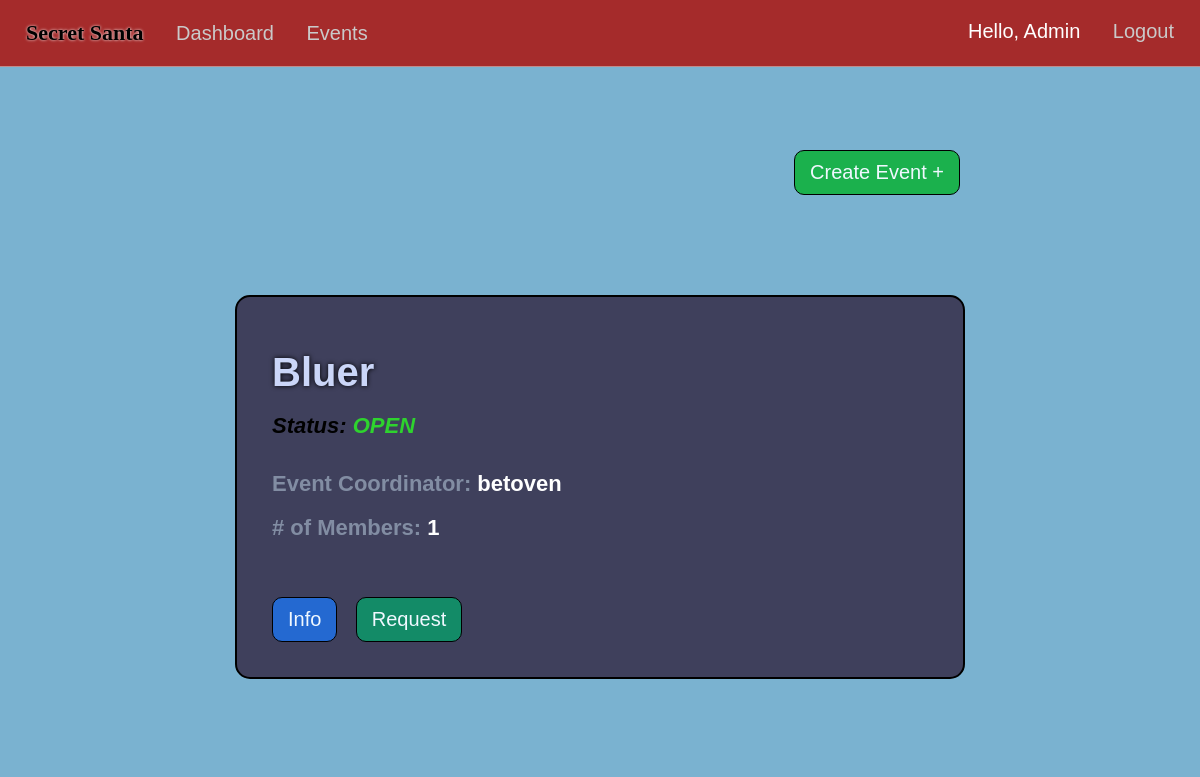
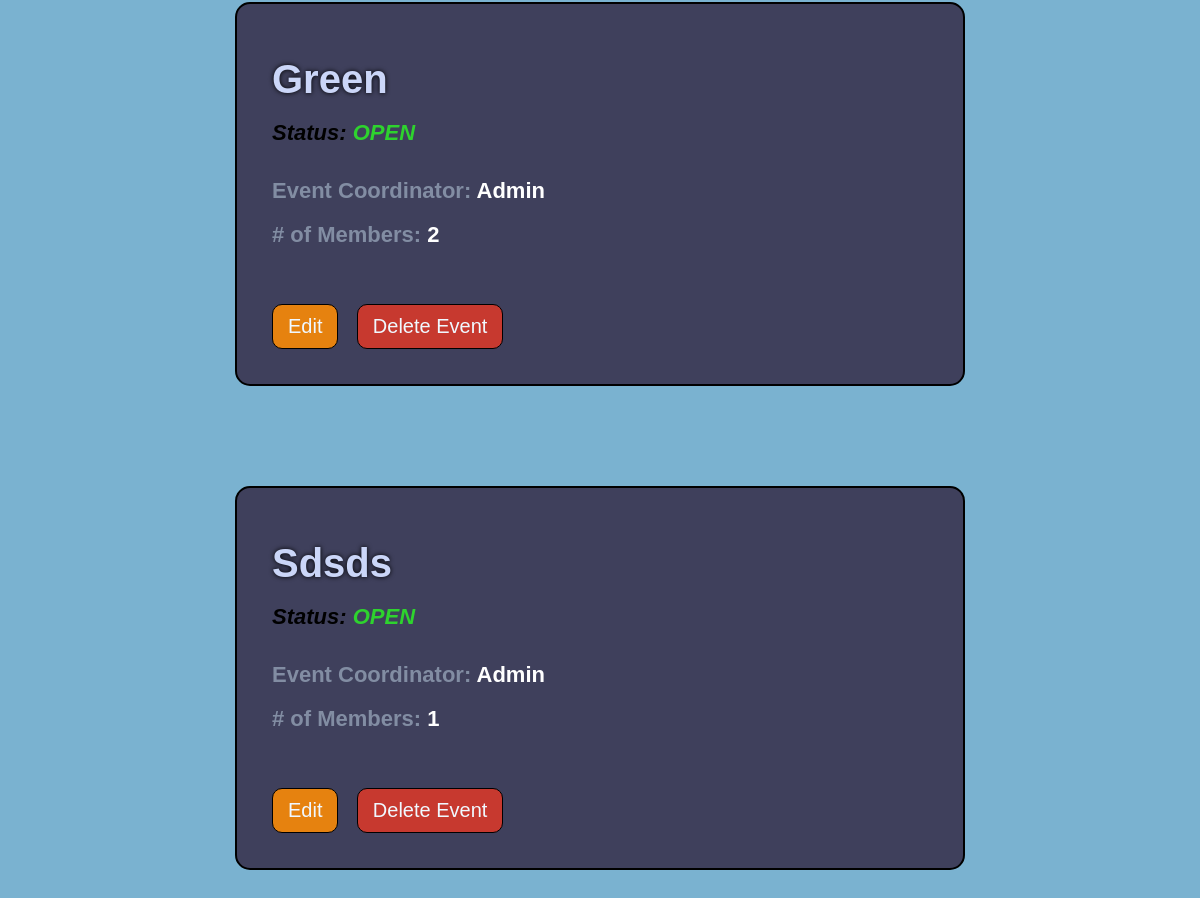
Before: /events (signed in) with the older database file (2 pictures, top to bottom).
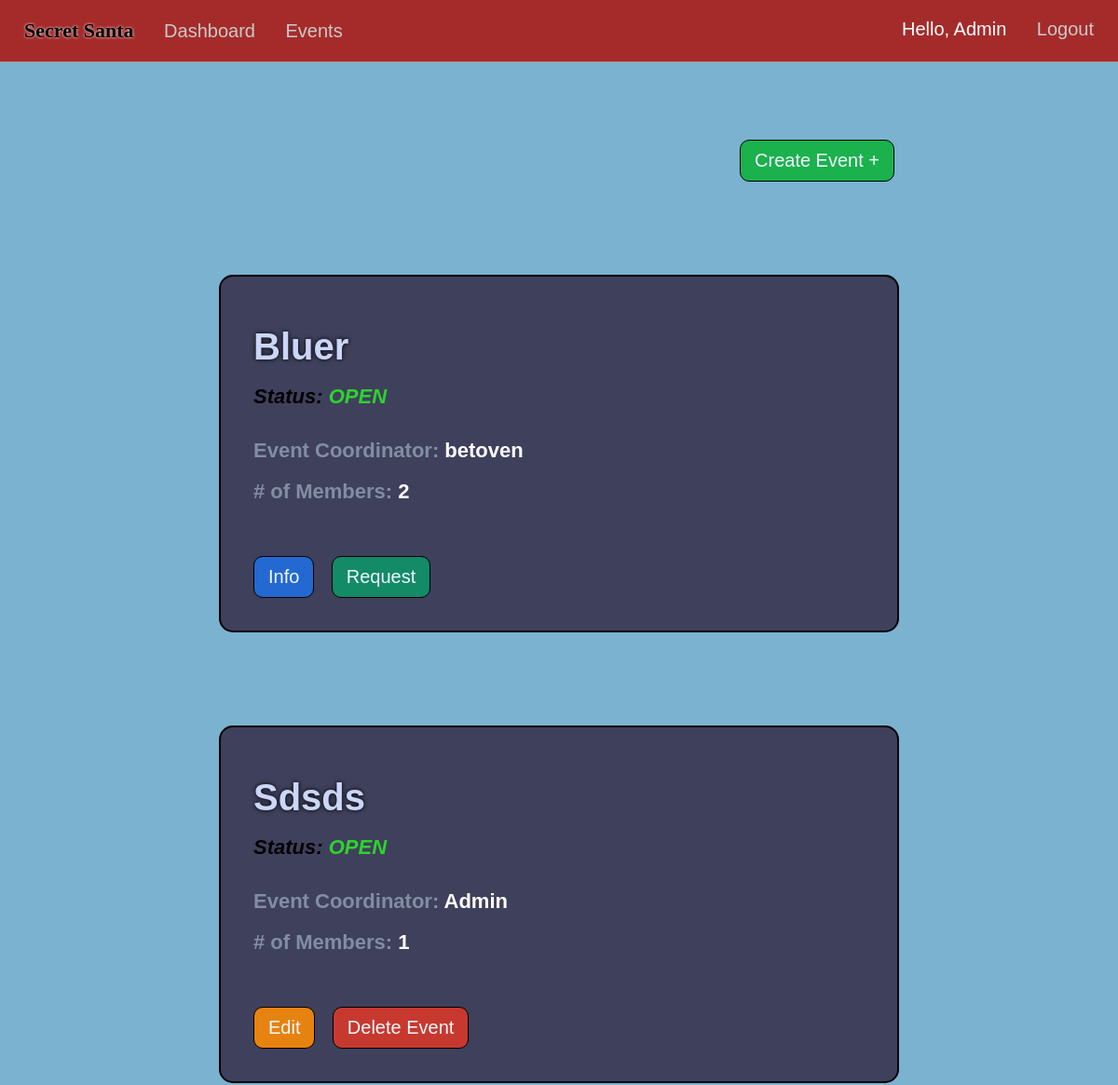
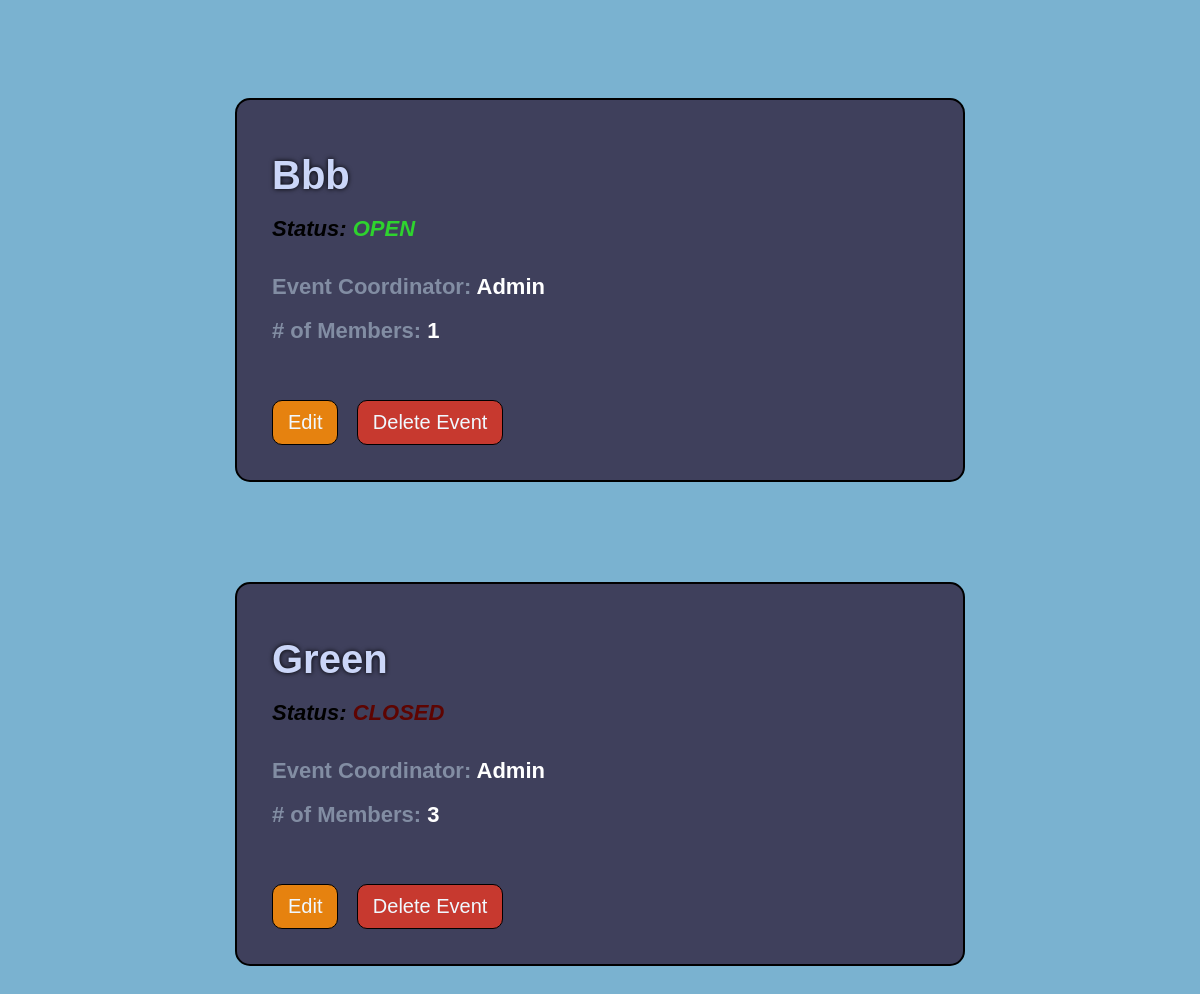
After: the same page with the newer database file (2 pictures, top to bottom).
### market/models.py (models this page shows, shortened)
class User(db.Model, UserMixin):
    id = db.Column(db.Integer(), primary_key=True)
    username = db.Column(db.String(length=30), nullable=False, unique=True)
    first_name = db.Column(db.String(length=50), nullable=False)
    last_name = db.Column(db.String(length=50), nullable=False)
    email_address = db.Column(db.String(length=50), nullable=False, unique=True)
    password_hash = db.Column(db.String(length=60), nullable=False)
    events = db.relationship('Event', backref='coordinator', lazy=True)
    events_attending = db.relationship('EventMembers', backref='attendees', lazy=True)
    @property
    def password(self):
        return self.password_hash

class Event(db.Model):
    event_id = db.Column(db.Integer(), primary_key=True)
    coordinator_id = db.Column(db.Integer(), db.ForeignKey('user.id'), nullable=False)
    event_name = db.Column(db.String(length=75), nullable=False, unique=True)
    event_date = db.Column(db.Date())
    event_status = db.Column(db.String(length=20))
    members = db.relationship('EventMembers', backref='attended_events', lazy=True)
    fields = db.relationship('EventFields', backref='event_for_field', lazy=True)
    filled_fields = db.relationship('UserEventFields', backref='FieldEvent', lazy=True)

### market/routes.py (the view)
@app.route("/events")
@login_required
def events_page():
    events=Event.query.order_by(Event.event_status.desc()).all()
    return render_template('events.html', events=events)

### market/models.py (called while the page is built)
@login_manager.user_loader
def load_user(user_id):
    return User.query.get(int(user_id))

### market/templates/events.html (shortened to what this page needs)
{% extends 'base.html' %}
  {% block style %}
  <link rel= "stylesheet" type= "text/css" href= "{{ url_for('static',filename='styles/events.css') }}">
  {% endblock %}
  {% block content %}
    {% if events %}
    <center>
    <div class="create-btn-div-true">
    <a href="{{url_for('create_event')}}"><button class="create-btn-yes">Create Event +</button></a>
    </div>
      <div class="create-div">
      {% for event in events %}
      <div class="event">
        <div class="titles-div">
          <h1 class="e-title"><span class="event-info-title">{{event.event_name|title}}</span></h1>
          <h1 class="e-title e-status"><i>Status:
            {% if event.event_status|title=='Open' %}
              <span class="event-status-info-open">{{event.event_status|upper}}</i></span></h1><br>
              {% elif event.event_status|title=='Closed' %}
            <span class="event-status-info-closed">{{event.event_status|upper}}</i></span></h1><br>
            {% endif %}
          <h1 class="e-title">Event Coordinator: <span class="event-info">{{event.coordinator.username}}</span></h1>
          <h1 class="e-title"># of Members: <span class="event-info">
            {% set count = [] %}
            {% for person in event.members%}
              {% if person.status == 'member'%}
                {% set _ = count.append(person) %}
              {% endif %}
            {% endfor %}
            {{count|length}}
          </span></h1>
        </div>
        <br><br><br><br>
        <div class="buttons">
          {% if current_user.is_authenticated and current_user.id == event.coordinator.id %}
            <a href="{{ url_for('event_info', event_id=event.event_id) }}"><button class="edit-btn">Edit</button></a>
            <a href="{{ url_for('delete_event', event_id=event.event_id) }}"><button class="delete-btn">Delete Event</button></a>
            {% else %}
              <a href="{{ url_for('event_info', event_id=event.event_id) }}"><button class="info-btn">Info</button></a>
              {% if event.event_status=='open' and current_user.is_authenticated %}
              <a href="{{ url_for('request_event', event_id=event.event_id, member_id=current_user.id) }}"><button class="request-btn">Request</button></a>
              {% endif %}
            {% endif %}
        </div>
      </div>
      {% endfor %}
    </div></center>
    {% else %}
    <center>
    <div class="no-event-div">
    <p>Be the First To Create An Event!</p>
    <a href="{{url_for('create_event')}}"><button class="create-btn">Create Event +</button></a>
    </div></center>
    {% endif %}
  {% endblock %}

### market/templates/base.html (shortened to what this page needs)
<!DOCTYPE html>
<html lang="en">
<head>
  <link rel= "stylesheet" type= "text/css" href= "{{ url_for('static',filename='styles/main.css') }}">
  {% block style %}
  {% endblock %}
</head>
<body>
  <nav>
    <ul class="top-left-nav">
      <a href="{{ url_for('home_page') }}" ><li class="li-title">
        Secret Santa
      </li></a>
    {% if current_user.is_authenticated %}
      <li>
        <a href="{{ url_for('dashboard_page') }}" class="nav-item">Dashboard</a>
      </li>
      <li>
        <a href="{{ url_for('events_page') }}" class="nav-item">Events</a>
      </li>
    {% endif %}
    </ul>
    {% if current_user.is_authenticated %}
    <ul class="top-right-nav">
      <li>
        <p class="nav-name">Hello, {{ current_user.first_name.title() }} </p>
      </li>
      <li>
        <a class="nav-item" href="{{ url_for('logout_page') }}">Logout</a>
      </li>
    </ul>
    {% endif %}
  </nav>
  {% block content %}
  {% endblock %}
</body>
</html>

### market/static/styles/main.css (style rules this page uses)
* { margin: 0px; box-sizing: border-box; }
body { margin-top: 66px; font-family: Arial, Helvetica, sans-serif; background-color: rgb(122, 178, 208); color: white; padding: 0px 10px; padding-bottom: 80px; }
nav { display: flex; justify-content: space-between; background-color: rgb(165, 43, 43); padding: 20px 20px; position: fixed; right: 0px; left: 0px; top:0px; z-index: 1000; color: black; font-family:'Gill Sans', 'Gill Sans MT', Calibri, 'Trebuchet MS', sans-serif; font-size: 20px; border-bottom: 1px solid rgba(209, 208, 208, 0.589); }
.li-title { font-weight: bolder; font-size: 22px; font-family: 'Grinched'; text-shadow: 0px 0px 3px white; }
.top-left-nav { list-style: none; padding: 0px; display: inline-block; }
.top-left-nav li,.top-right-nav li { display: inline-block; margin-right: 6px; margin-left: 6px; }
.top-right-nav { list-style: none; padding: 0px; display: inline-block; }
.nav-item { text-decoration: none; color: rgb(202, 201, 201); margin-left: 15px; }
.nav-name { text-decoration: none; color: rgb(255, 255, 255); }
a { text-decoration: none; color: Black; }

### market/static/styles/events.css (style rules this page uses)
body { margin-top: 80px; padding: 0px 10px; padding-bottom:60px ; }
.event { background-color: rgb(63, 64, 92); min-height: 350px; max-width: 750px; margin-top: 100px; border-radius: 15px; text-align: left; padding:35px; font-size: 12px; display: flex; flex-direction:column; justify-content:space-between; margin-left: 10px; margin-right: 10px; border: 2px solid black; }
.event-info-title { font-size: 40px; color: rgb(203, 214, 248); text-shadow: 0px 0px 5px black; }
.e-title { margin-top: 18px; font-size: 22px; color: rgb(130, 141, 163); font-family: 'Gill Sans', 'Gill Sans MT', Calibri, 'Trebuchet MS', sans-serif; }
.e-status { color:rgb(0, 0, 0); }
.event-status-info-open { color:rgb(46, 211, 46); font-weight: bold; }
.event-status-info-closed { color:rgb(94, 4, 1); font-weight: bold; }
.titles-div { display: inline-block; }
.event-info { color: rgb(255, 255, 255); }
.request-btn { border:1px solid black; cursor: pointer; background-color: rgb(19, 139, 103); color: aliceblue; padding: 10px 15px; border-radius: 10px; font-size: 20px; font-family: 'Gill Sans', 'Gill Sans MT', Calibri, 'Trebuchet MS', sans-serif; margin-right: 15px; }
.delete-btn { cursor: pointer; background-color: rgb(199, 57, 47); border: none; color: aliceblue; padding: 10px 15px; border-radius: 10px; font-size: 20px; font-family: 'Gill Sans', 'Gill Sans MT', Calibri, 'Trebuchet MS', sans-serif; border:1px solid black; }
.info-btn { cursor: pointer; background-color: rgb(36, 105, 209); border: none; color: aliceblue; padding: 10px 15px; border-radius: 10px; font-size: 20px; font-family: 'Gill Sans', 'Gill Sans MT', Calibri, 'Trebuchet MS', sans-serif; margin-right: 15px; border:1px solid black; }
.create-div { max-width: 750px; }
.create-btn-div-true { padding-top: 70px; padding-right: 15px; display:flex; max-width: 750px; justify-content: end; }
.create-btn-yes { cursor: pointer; background-color: rgb(27, 177, 77); border: none; color: aliceblue; padding: 10px 15px; border:1px solid black; border-radius: 10px; font-size: 20px; font-family: 'Gill Sans', 'Gill Sans MT', Calibri, 'Trebuchet MS', sans-serif; }
.edit-btn { cursor: pointer; background-color: rgb(230, 130, 15); border: none; color: aliceblue; padding: 10px 15px; border-radius: 10px; font-size: 20px; font-family: 'Gill Sans', 'Gill Sans MT', Calibri, 'Trebuchet MS', sans-serif; margin-right: 15px; border:1px solid black; }

Changed rows visible on the page:
computed for Event "Bluer": count "1" → "2"
shown differently, row unchanged: Event "Sdsds": moves up the list
added Event: event_name "Bbb", event_status "OPEN", coordinator.username "Admin", count "1"
changed Event "Green": count "2" → "3"; event_status "OPEN" → "CLOSED"
